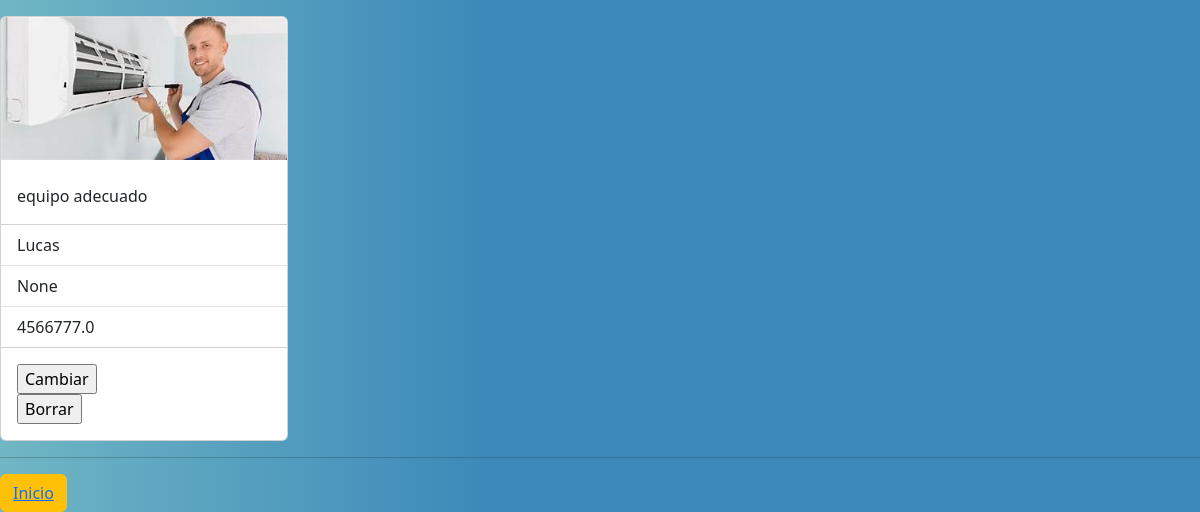
Before: /listaPres/ (lower part) with the older database file.
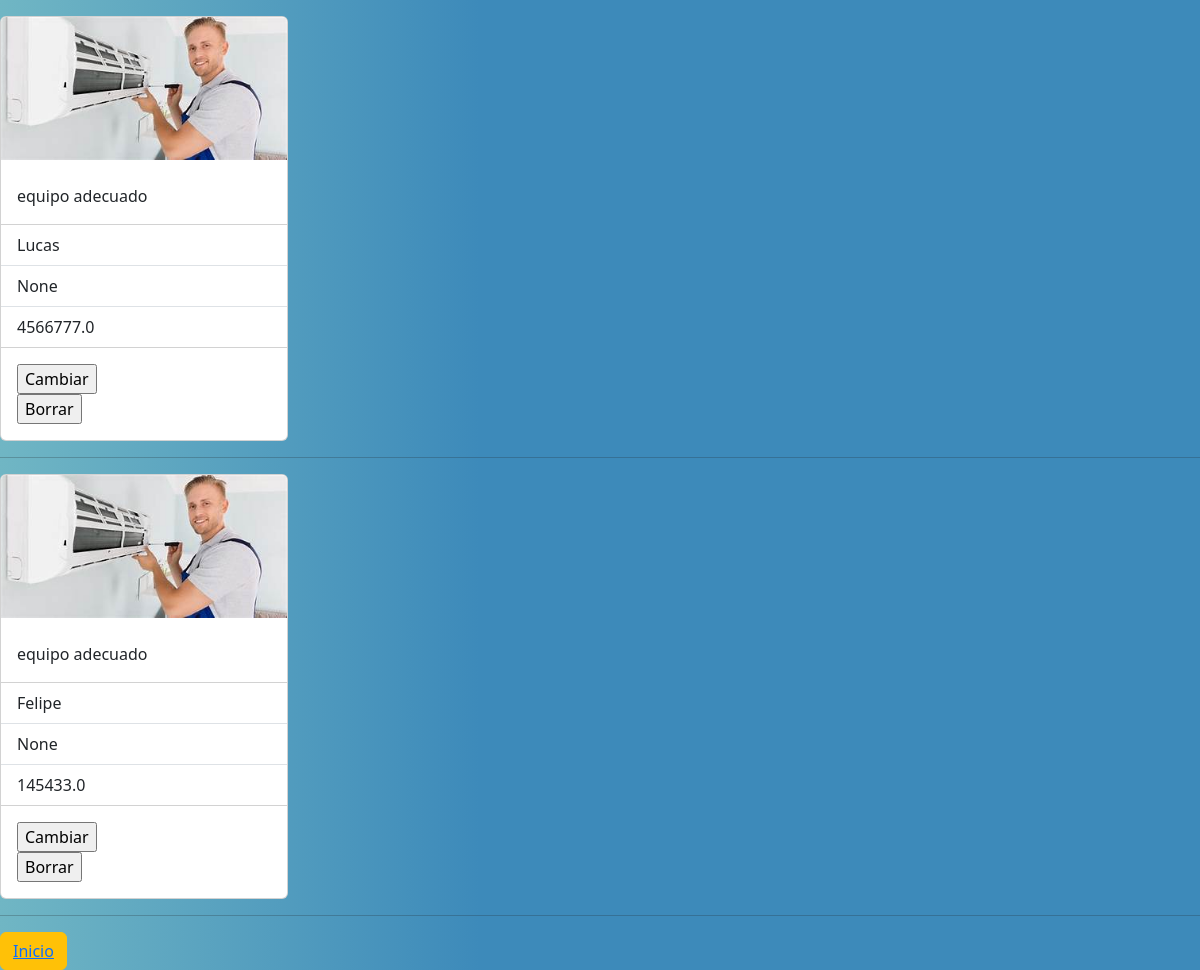
After: the same page with the newer database file.
### appVentas/models.py (models this page shows, shortened)
class Presupuesto(models.Model):
       titulo = models.CharField(max_length=50 )
       materiaPrima = models.CharField(max_length= 50)
       manoDeObra = models.IntegerField()
       fecha = models.DateTimeField(blank=True, null=True, default=timezone.now)
       precio = models.FloatField(verbose_name='PrecioTotal')
       estado=models.BooleanField(default=False, verbose_name='Confirmar Presupuesto')
       usuario= models.ForeignKey(Cliente, on_delete=models.CASCADE, null=True)

class Cliente(models.Model):
     nombre = models.CharField(max_length=20)
     apellido = models.CharField(max_length=30, null= True)
     correo = models.EmailField()
     celular= models.IntegerField()
     def __str__(self):
          return self.nombre

### appVentas/views.py (the view)
# urls.py: path('listaPres/', views.listaPres, name="listaPres"),
def listaPres(request):
    servicios= Presupuesto.objects.all()
    return render(request, 'listaPres.html',{'servicios': servicios})

### appVentas/Templates/listaPres.html (shortened to what this page needs)
{% load static %}
<!DOCTYPE html>
<html lang="en">
<head>
  <link href="https://cdn.jsdelivr.net/npm/bootstrap@5.3.2/dist/css/bootstrap.min.css" rel="stylesheet"
 />
  <link rel="stylesheet" type="text/css" href="{% static 'css/home.css' %}">
</head>
<body>
  {% for s in servicios %}
  {% if s.titulo == 'Mantenimiento' %}
  <div class="container">
    <div class="row">
      {% else %}
      <div class="card" style="width: 18rem;">
        <img src="{% static 'imgs/servicio.jpg' %}" class="card-img-top" alt="...">
        <div class="card-body">
          <p class="card-text">{{s.materiaPrima}}</p>
        </div>
        <ul class="list-group list-group-flush">
          <li class="list-group-item">{{s.usuario}}</li>
          <li class="list-group-item">{{s.fecha}}</li>
          <li class="list-group-item">{{s.precio}}</li>
        </ul>
        <div class="card-body">
          <a href="{% url 'updatePres' s.id %}" class="card-link"><input type="submit" value="Cambiar"></a>
          <form action="{% url 'deletePres' s.id %}" method="post">
            <input type="submit" value="Borrar">
          </form>
        </div>
      </div>
      {% endif %}
      <hr>
    </div>
  </div>
  {% endfor %}
  <button type="button" class="btn btn-warning">
    <a href="{% url 'home' %}">Inicio</a></button>
</body>
</html>

Changed rows visible on the page:
added Presupuesto: materiaPrima "equipo adecuado", usuario "Felipe", fecha "None", precio "145433.0"
